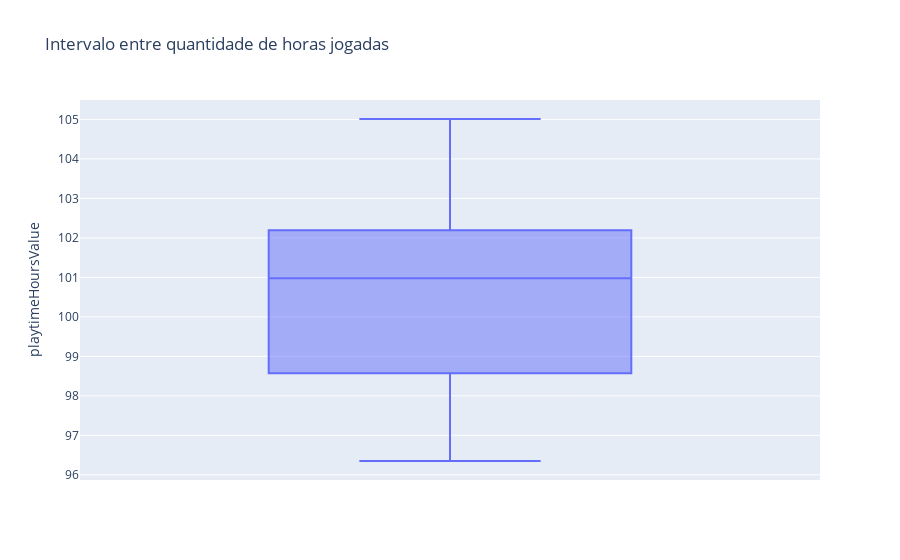

Source (notebook cell):
### Code cell
fig = px.box(total_time_player, y="playtimeHoursValue", title = 'Intervalo entre quantidade de horas jogadas')
fig.show()

### Figure 1 — Plotly figure (JSON) as saved in the notebook; plotly's stock layout.template omitted (floating-point values rounded to 4 significant figures)
{"data": [{"alignmentgroup": "True", "hovertemplate": "playtimeHoursValue=%{y}<extra></extra>", "legendgroup": "", "marker": {"color": "#636efa"}, "name": "", "notched": false, "offsetgroup": "", "orientation": "v", "showlegend": false, "type": "box", "x0": " ", "xaxis": "x", "y": [102.2, 98.57, 98.78, 101.1, 96.35, 101.7, 103.8, 98.54, 105.0, 100.8], "y0": " ", "yaxis": "y"}], "layout": {"boxmode": "group", "legend": {"tracegroupgap": 0}, "title": {"text": "Intervalo entre quantidade de horas jogadas"}, "xaxis": {"anchor": "y", "domain": [0, 1]}, "yaxis": {"anchor": "x", "domain": [0, 1], "title": {"text": "playtimeHoursValue"}}}}
